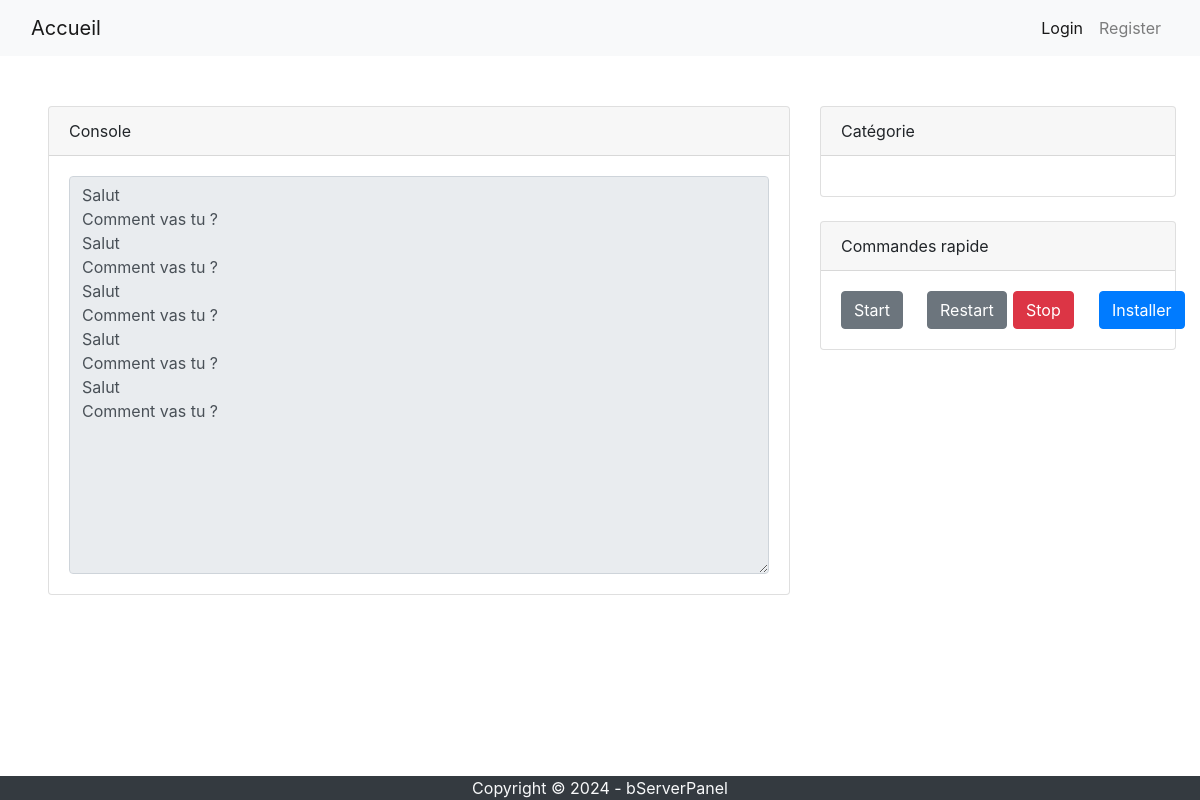
The app's page /panel/server/3, older data.
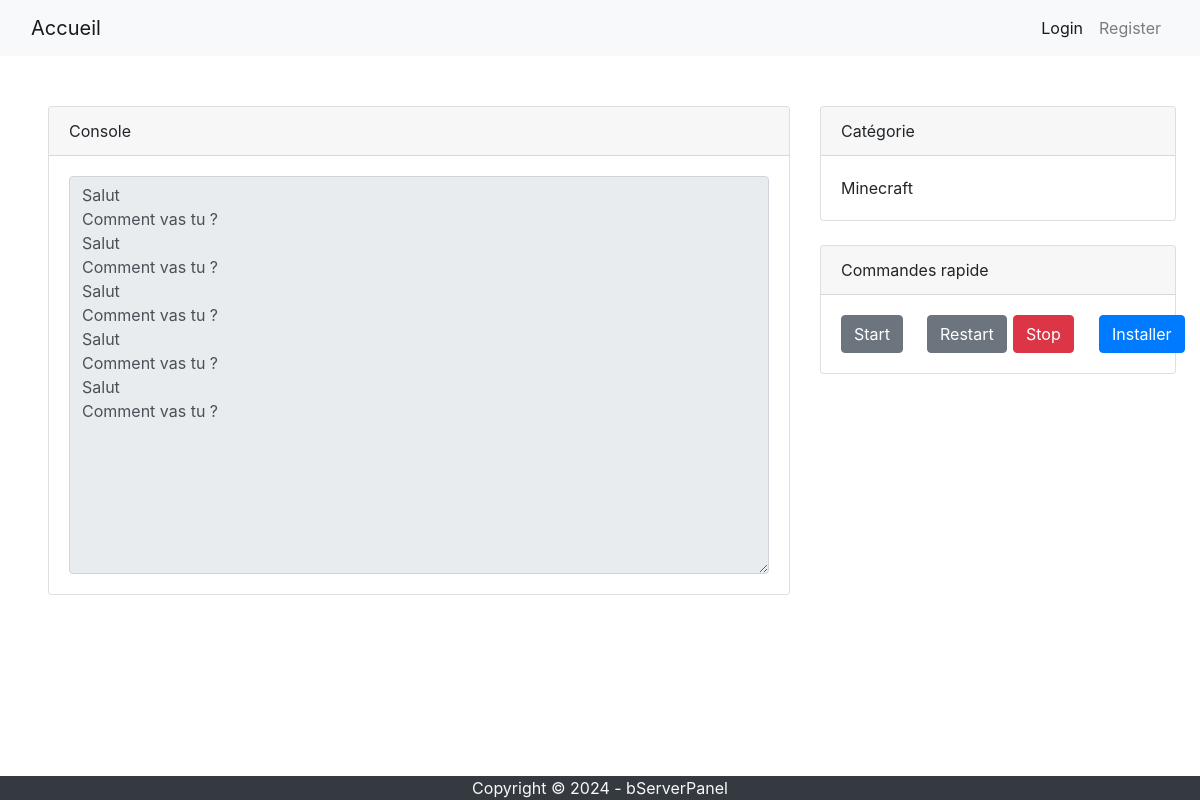
The same page, newer data.
### serverpanel/models.py (models this page shows, shortened)
class Server(models.Model):
    name = models.CharField(max_length=255, default="server")
    directory = models.CharField(max_length=255, default=None, null=True)
    owner = models.ManyToManyField('accounts.PanelUser')
    game = models.ForeignKey('Game', on_delete=models.CASCADE)
    configuration = models.ForeignKey('Configuration', on_delete=models.CASCADE, default=None, null=True)
    max_ram = models.IntegerField(default=2)
    start_command = models.CharField(max_length=255)
    stop_command = models.CharField(max_length=255)

class Game(models.Model):
    name = models.CharField(max_length=255)

### serverpanel/views.py (the view)
# urls.py: path('server/<int:id>', views.panel_server_one, name='server-one'),
def panel_server_one(request, id):
    try:
        server = Server.objects.get(id=id)
        return render(request, 'server-one.html', {'server': server})
    except Server.DoesNotExist:
        return render(request, 'server-one.html', {})

### serverpanel/templates/server-one.html (shortened to what this page needs)
{% extends 'base.html' %}
{% block content %}
<div class="row" style="padding-left: 4%; padding-right: 2%; padding-bottom: 2%; margin-top: 50px;">
    <div class="col-lg-8">
        <div class="card mb-4">
            <div class="card-header">
                Console
            </div>
            <div class="card-body">
                <div data-mdb-input-init class="form-outline w-100">
                    <textarea class="form-control" rows="16" cols="33" readonly>
Salut
Comment vas tu ?
Salut
Comment vas tu ?
Salut
Comment vas tu ?
Salut
Comment vas tu ?
Salut
Comment vas tu ?
                    </textarea>
                </div>
            </div>
        </div>
    </div>
    <div class="col-lg-4">
        <div class="card mb-4">
            <div class="card-header">Catégorie</div>
            <div class="card-body">
                <div class="row">
                    <div class="col-sm-12">
                        <ul class="list-unstyled mb-0">
                            <li>{{server.game.name}}</li>
                        </ul>
                    </div>
                </div>
            </div>
        </div>
        <div class="card mb-4">
            <div class="card-header">Commandes rapide</div>
            <div class="card-body">
                <div class="row">
                    <div class="col-sm-3">
                        <ul class="list-unstyled mb-0">
                            <li><a class="btn btn-secondary" href="/panel/server/start/{{server.id}}">Start</a></li>
                        </ul>
                    </div>
                    <div class="col-sm-3">
                        <ul class="list-unstyled mb-0">
                            <li><a class="btn btn-secondary" href="/panel/server/restart/{{server.id}}">Restart</a></li>
                        </ul>
                    </div>
                    <div class="col-sm-3">
                        <ul class="list-unstyled mb-0">
                            <li><a class="btn btn-danger" href="/panel/server/stop/{{server.id}}">Stop</a></li>
                        </ul>
                    </div>
                    <div class="col-sm-3">
                        <ul class="list-unstyled mb-0">
                            <li><a class="btn btn-primary" href="/panel/server/install/{{server.id}}">Installer</a></li>
                        </ul>
                    </div>
                </div>
            </div>
        </div>
    </div>
</div>
{% endblock %}

Row changes from the older to the newer data that the page shows:
added Server: game.name "Minecraft"
